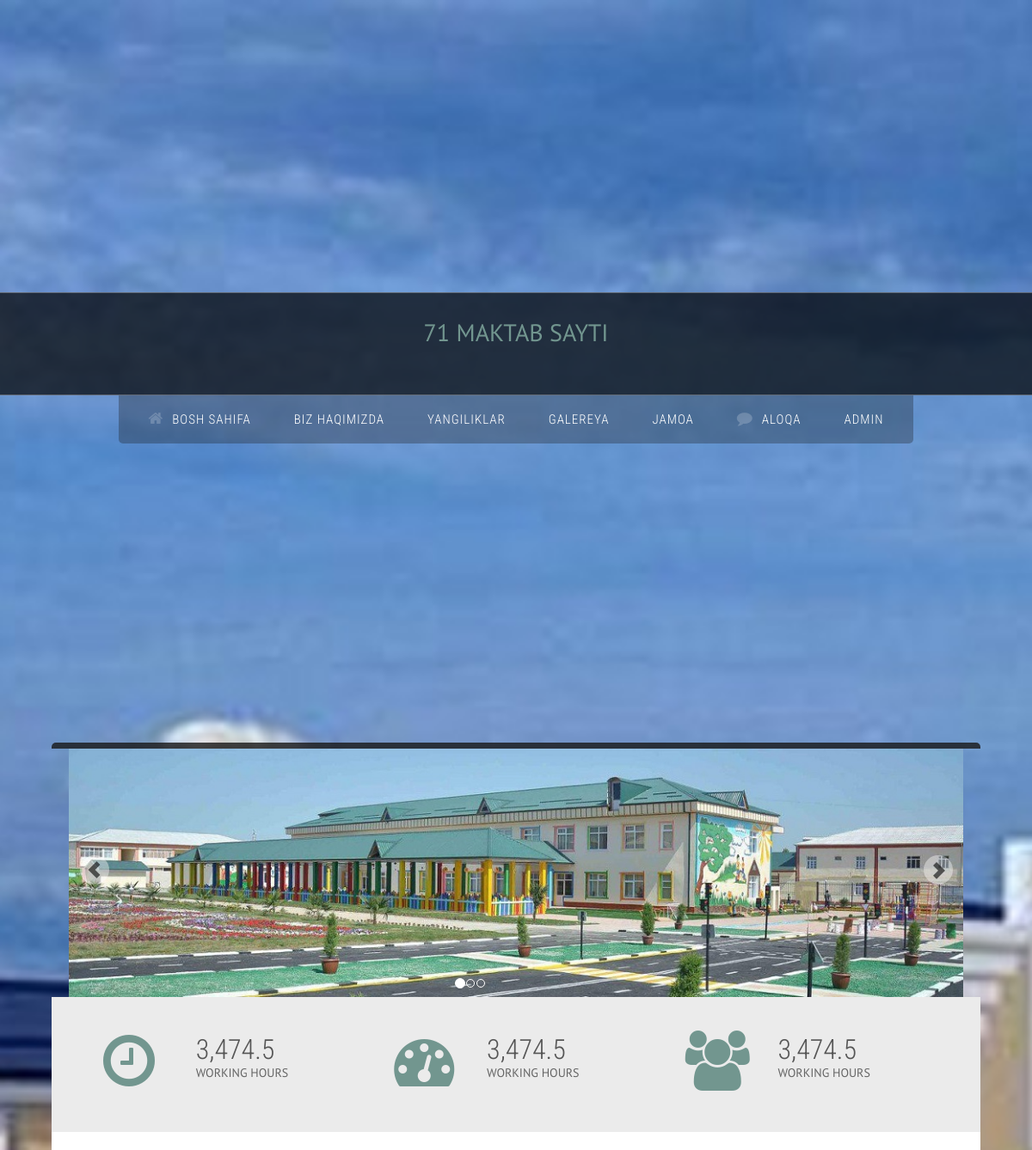
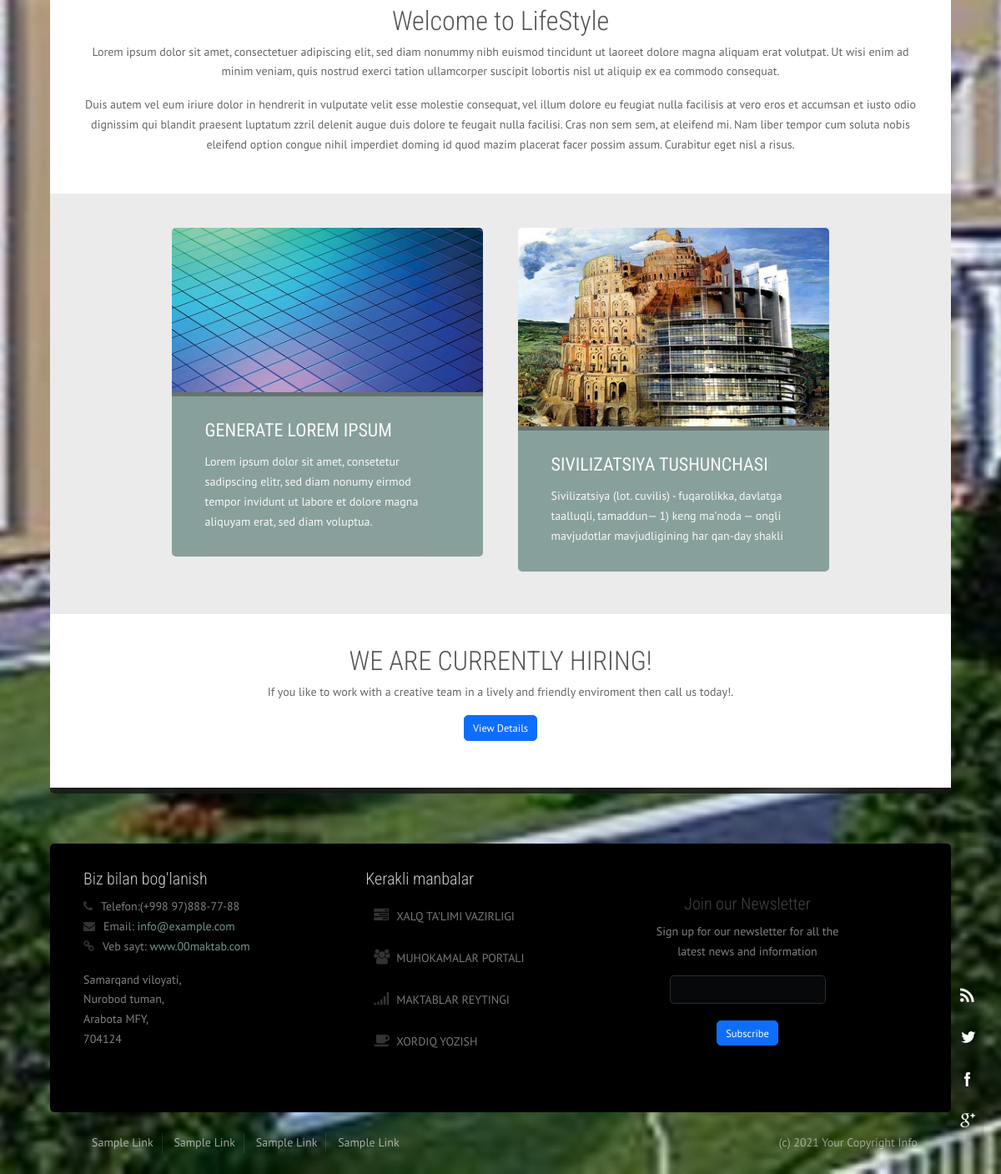
The page / on the database its author committed (2 pictures, top to bottom).
### backend/models.py (models this page shows, shortened)
class Post(models.Model):
    title = models.CharField(max_length=50)
    description = models.CharField(max_length=300)
    full_text = TextField()
    date = models.DateTimeField()
    image = models.ImageField(upload_to = 'assets/img/', default = "assets/img/default.jpg")
    autor = models.CharField(max_length=50)
    slug = models.SlugField(max_length=50)

### backend/views.py (the view)
def index(request):
    data = Post.objects.all()
    return render(request, "index.html", {'post': data})

### template/index.html (shortened to what this page needs)
{% extends "layout.html" %}
{% load static %}
{% block content %}
<div id="content">
    <div class="container no-padding">
        <div class="row">
            <div id="carousel-example" class="carousel slide" data-ride="carousel">
                <ol class="carousel-indicators">
                    <li data-target="#carousel-example" data-slide-to="0" class="active"></li>
                    <li data-target="#carousel-example" data-slide-to="1"></li>
                    <li data-target="#carousel-example" data-slide-to="2"></li>
                </ol>
                <div class="carousel-inner">
                    <div class="item active">
                        <img src="{% static 'assets/img/slideshow/slide1.jpg' %}">
                    </div>
                </div>
                <a class="left carousel-control" href="#carousel-example" data-slide="prev">
                    <span class="glyphicon glyphicon-chevron-left"></span>
                </a>
                <a class="right carousel-control" href="#carousel-example" data-slide="next">
                    <span class="glyphicon glyphicon-chevron-right"></span>
                </a>
            </div>
        </div>
    </div>
    <div class="container background-gray-lighter">
        <div class="row margin-vert-40">
            <div class="col-md-4">
                <div class="col-md-4">
                    <i class="fa-clock-o fa-5x color-primary"></i>
                </div>
                <div class="col-md-8">
                    <h2 class="margin-top-5 margin-bottom-0">3,474.5</h2>
                    <p>WORKING HOURS</p>
                </div>
            </div>
            <div class="col-md-4">
                <div class="col-md-4">
                    <i class="fa-tachometer fa-5x color-primary"></i>
                </div>
                <div class="col-md-8">
                    <h2 class="margin-top-5 margin-bottom-0">3,474.5</h2>
                    <p>WORKING HOURS</p>
                </div>
            </div>
            <div class="col-md-4">
                <div class="col-md-4">
                    <i class="fa-users fa-5x color-primary"></i>
                </div>
                <div class="col-md-8">
                    <h2 class="margin-top-5 margin-bottom-0">3,474.5</h2>
                    <p>WORKING HOURS</p>
                </div>
            </div>
        </div>
    </div>
    <div class="container background-white">
        <div class="row margin-vert-30">
            <div class="col-md-12">
                <h2 class="text-center">Welcome to LifeStyle</h2>
                <p class="text-center">Lorem ipsum dolor sit amet, consectetuer adipiscing elit, sed diam nonummy nibh euismod tincidunt ut laoreet dolore magna aliquam erat volutpat. Ut wisi enim ad minim veniam, quis nostrud exerci tation ullamcorper suscipit
                    lobortis nisl ut aliquip ex ea commodo consequat.</p>
                <p class="text-center">Duis autem vel eum iriure dolor in hendrerit in vulputate velit esse molestie consequat, vel illum dolore eu feugiat nulla facilisis at vero eros et accumsan et iusto odio dignissim qui blandit praesent luptatum zzril delenit
                    augue duis dolore te feugait nulla facilisi. Cras non sem sem, at eleifend mi. Nam liber tempor cum soluta nobis eleifend option congue nihil imperdiet doming id quod mazim placerat facer possim assum. Curabitur eget nisl
                    a risus.</p>
            </div>
        </div>
    </div>
    <div class="container background-gray-lighter">
        <div class="row padding-vert-20">
            <div class="col-md-1">
            </div>
            <div class="col-md-10">
                <ul class="portfolio-group">
                    {% for post in post %}
                    <li class="portfolio-item col-sm-6 col-xs-6 padding-20">
                        <a href="#">
                            <figure class="animate fadeInLeft">
                                <img alt="" src="{{post.image.url}}">
                                <figcaption>
                                    <h3>{{post.title}}</h3>
                                    <span>{{post.description}}</span>
                                </figcaption>
                            </figure>
                        </a>
                    </li>
                    {% endfor %}
                </ul>
            </div>
            <div class="col-md-1">
            </div>
        </div>
    </div>
    <div class="container background-white">
        <div class="row padding-vert-40">
            <div class="col-md-12">
                <h2 class="animate fadeIn text-center">WE ARE CURRENTLY HIRING!</h2>
                <p class="animate fadeIn text-center">If you like to work with a creative team in a lively and friendly enviroment then call us today!.</p>
                <p class="animate fadeInUp text-center">
                    <button class="btn btn-primary btn-lg" type="button">View Details</button>
                </p>
            </div>
        </div>
    </div>
</div>
{% endblock %}

### template/layout.html (shortened to what this page needs)
{% load static %}
<!DOCTYPE html>
<html lang="en">
    <head>
        <link href="https://cdn.jsdelivr.net/npm/bootstrap@5.1.3/dist/css/bootstrap.min.css" rel="stylesheet">
        <link rel="stylesheet" href="{% static 'assets/css/bootstrap.css' %}">
        <link rel="stylesheet" href="https://cdn.jsdelivr.net/npm/bootstrap@5.1.3/dist/css/bootstrap.min.css">
        <link rel="stylesheet" href="https://cdn.jsdelivr.net/npm/bootstrap@5.1.3/dist/js/bootstrap.min.js">
        <link rel="stylesheet" href="{% static 'assets/css/animate.css' %}" rel="stylesheet">
        <link rel="stylesheet" href="{% static 'assets/css/font-awesome.css' %}" rel="stylesheet">
        <link rel="stylesheet" href="{% static 'assets/css/nexus.css' %}" rel="stylesheet">
        <link rel="stylesheet" href="{% static 'assets/css/responsive.css' %}" rel="stylesheet">
        <link rel="stylesheet" href="{% static 'assets/css/custom.css' %}" rel="stylesheet">
    </head>
    <body><div id="body-bg">
            <ul class="social-icons pull-right hidden-xs">
                <li class="social-rss">
                    <a href="#" target="_blank" title="RSS"></a>
                </li>
                <li class="social-twitter">
                    <a href="#" target="_blank" title="Twitter"></a>
                </li>
                <li class="social-facebook">
                    <a href="#" target="_blank" title="Facebook"></a>
                </li>
                <li class="social-googleplus">
                    <a href="#" target="_blank" title="GooglePlus"></a>
                </li>
            </ul>
            <div id="pre-header" class="container" style="height:340px">
            </div>
            <div id="header">
                <div class="container">
                    <div class="row">
                        <div class="logo">
                            <a href="/" title="">
                                <h1>71 MAKTAB SAYTI</h1>
                            </a>
                        </div>
                    </div>
                </div>
            </div>
            <div id="hornav" class="container no-padding">
                <div class="row">
                    <div class="col-md-12 no-padding">
                        <div class="text-center visible-lg">
                            <ul id="hornavmenu" class="nav navbar-nav">
                                <li>
                                    <a href="/" class="fa-home">Bosh sahifa</a>
                                </li>
                                <li>
                                    <a href="{% url 'about' %}">Biz haqimizda</a>
                                </li>
                                <li>
                                    <a href="{% url 'news' %}">Yangiliklar</a>
                                </li>
                                <li>
                                    <a href="{% url 'galery' %}">Galereya</a>
                                </li>
                                <li>
                                    <a href="{% url 'team' %}">Jamoa</a>
                                </li>
                                <li>
                                    <a href="{% url 'contact' %}" class="fa-comment">Aloqa</a>
                                </li>
                                <li>
                                    <a href="/admin">Admin</a>
                                </li>
                            </ul>
                        </div>
                    </div>
                </div>
            </div>
            <div id="post_header" class="container" style="height:340px">
            </div>
            <div id="content-top-border" class="container">
            </div>
           {% block content %}{% endblock %}
            <div id="content-bottom-border" class="container">
            </div>
            <div id="base">
                <div class="container padding-vert-30 margin-top-60">
                    <div class="row">
                        <div class="col-md-4 margin-bottom-20">
                            <h3 class="margin-bottom-10">Biz bilan bog'lanish</h3>
                            <p>
                                <span class="fa-phone">Telefon:</span>(+998 97)888-77-88
                                <br>
                                <span class="fa-envelope">Email:</span>
                                <a href="#">info@example.com</a>
                                <br>
                                <span class="fa-link">Veb sayt:</span>
                                <a href="#">www.00maktab.com</a>
                            </p>
                            <p>Samarqand viloyati,
                                <br>Nurobod tuman,
                                <br>Arabota MFY,
                                <br>704124</p>
                        </div>
                        <div class="col-md-3 margin-bottom-20">
                            <h3 class="margin-bottom-10">Kerakli manbalar</h3>
                            <ul class="menu">
                                <li>
                                    <a class="fa-tasks" href="#">Xalq ta'limi vazirligi</a>
                                </li>
                                <li>
                                    <a class="fa-users" href="#">Muhokamalar portali</a>
                                </li>
                                <li>
                                    <a class="fa-signal" href="#">Maktablar reytingi</a>
                                </li>
                                <li>
                                    <a class="fa-coffee" href="#">Xordiq yozish</a>
                                </li>
                            </ul>
                        </div>
                        <div class="col-md-1"></div>
                        <div class="col-md-3 margin-bottom-20 padding-vert-30 text-center">
                            <h3 class="color-gray margin-bottom-10">Join our Newsletter</h3>
                            <p>
                                Sign up for our newsletter for all the
                                <br>latest news and information
                            </p>
                            <input type="email">
                            <br>
                            <a class="btn btn-primary btn-lg margin-top-20" type="button">Subscribe</a>
                        </div>
                    </div>
                </div>
            </div>
            <div id="footer">
                <div class="container">
                    <div class="row">
                        <div id="footermenu" class="col-md-8">
                            <ul class="list-unstyled list-inline">
                                <li>
                                    <a href="#" target="_blank">Sample Link</a>
                                </li>
                                <li>
                                    <a href="#" target="_blank">Sample Link</a>
                                </li>
                                <li>
                                    <a href="#" target="_blank">Sample Link</a>
                                </li>
                                <li>
                                    <a href="#" target="_blank">Sample Link</a>
                                </li>
                            </ul>
                        </div>
                        <div id="copyright" class="col-md-4">
                            <p class="pull-right">(c) <script type='text/javascript'>var mdate = new Date();document.write(mdate.getFullYear());</script> Your Copyright Info</p>
                        </div>
                    </div>
                </div>
            </div>
  </body>
</html>

### rows shown on the page
Post: image (placeholder picture), title "GENERATE LOREM IPSUM", description "Lorem ipsum dolor sit amet, consetetur sadipscing elitr, sed diam nonumy eirmod tempor invidunt ut labore et dolore magna aliquyam erat, sed diam voluptua."
Post: image (picture), title "SIVILIZATSIYA TUSHUNCHASI", description "Sivilizatsiya (lot. cuvilis) - fuqarolikka, davlatga taalluqli, tamaddun— 1) keng maʼnoda — ongli mavjudotlar mavjudligining har qan-day shakli"
